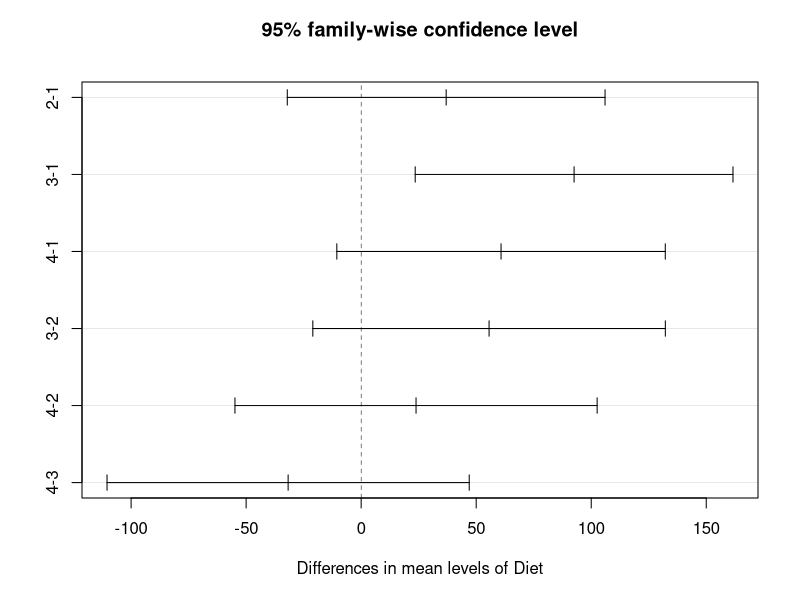
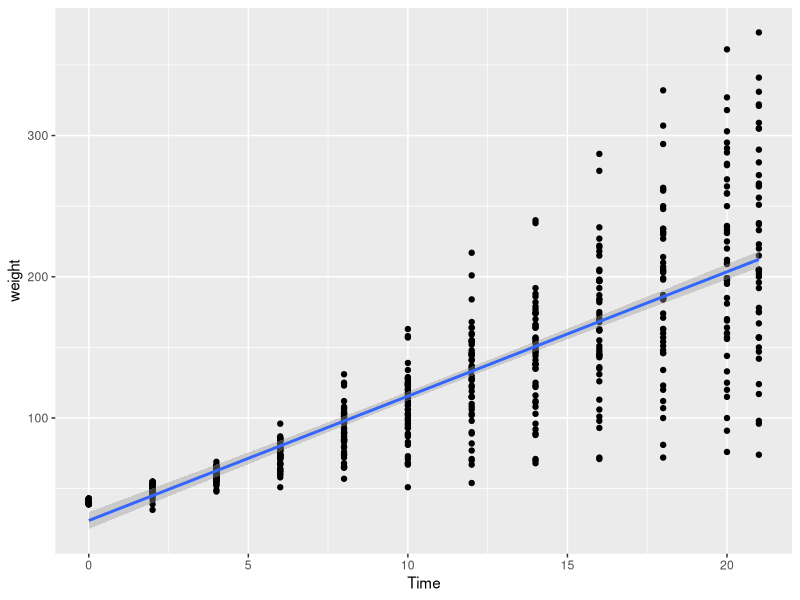
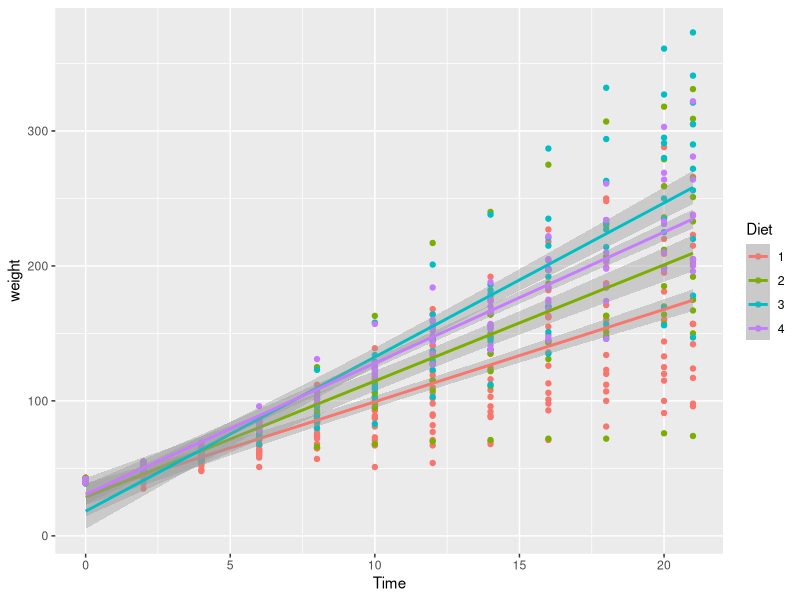
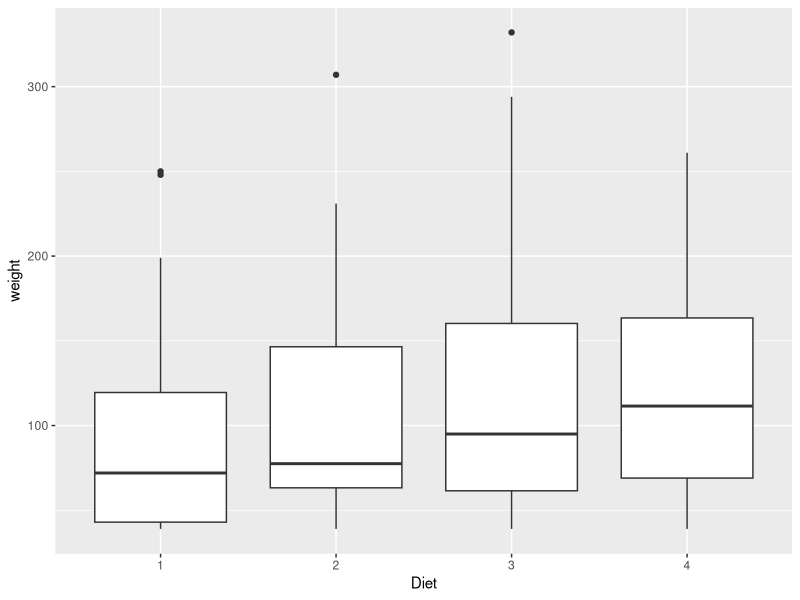
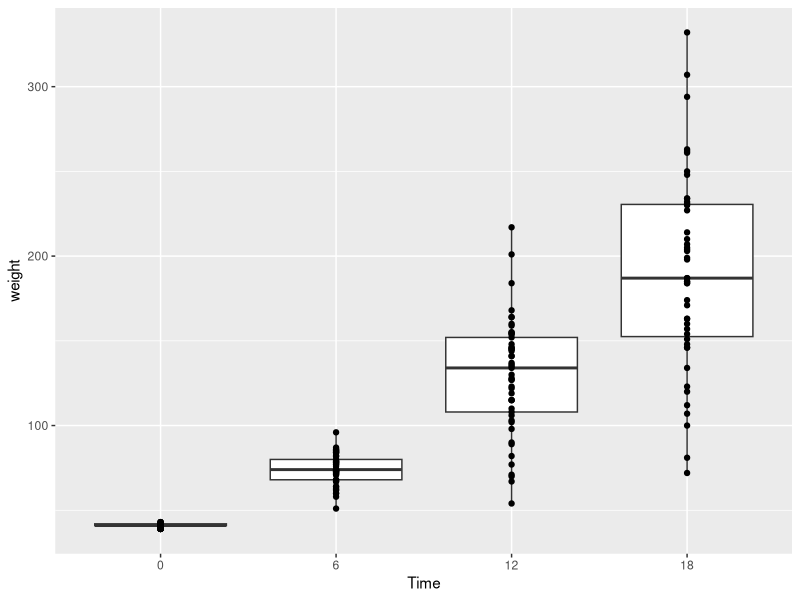
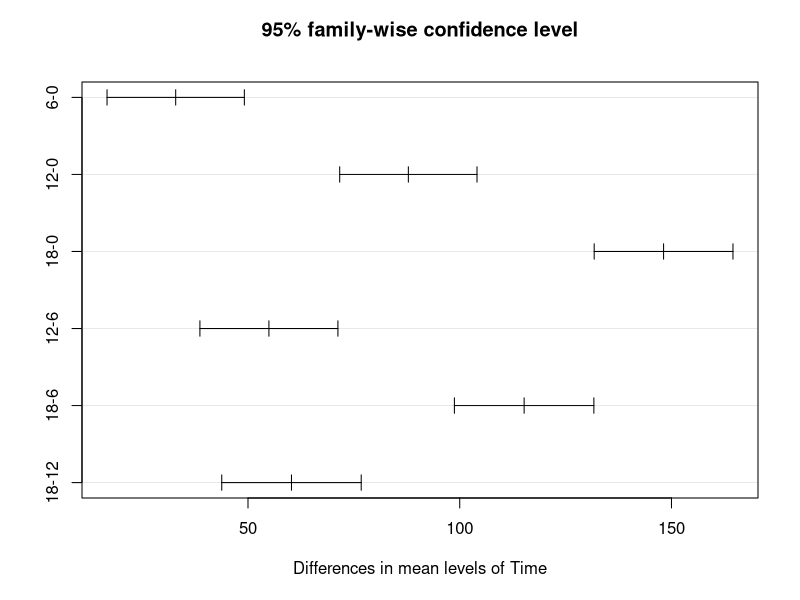

The R script that drew these images, in order:
# Stuff here...

# Load library
library(tidyverse)

chicks <- ChickWeight

chicks.aov1 <- aov(weight ~ Diet, data = filter(chicks, Time == 21))
summary(chicks.aov1)

# The ANOVA testing for differences in chicken mass after 21 days of exposure to four diets indicate that diet has a significant effect on growth rate (d.f. = 3, F = 4.7, p < 0.05).

# Tukey post-hoc analysis
TukeyHSD(chicks.aov1)

plot(TukeyHSD(chicks.aov1))

# Analysis of co-variance
# This treats time as a continous co-variate

ggplot(data = chicks, aes(x = Time, y = weight)) +
  geom_point() +
  geom_smooth(method = "lm")

chicks$Diet <- as.factor(chicks$Diet)

chicks.aov2 <- aov(weight ~ Diet * Time, data = chicks)
summary(chicks.aov2)

ggplot(chicks, aes(x = Time, y = weight, group = Diet)) +
  geom_point(aes(col = Diet)) +
  # geom_line(aes(col = Diet, group = Chick)) +
  geom_smooth(method = "lm", aes(col = Diet, group = Diet))


## The easy way
# Research question: does diet have an effect on chicken mass as time progresses?
# H0: The different diets will not have an effect on chicken mass as time progresses.
# H0: The different diets will have an effect on chicken mass as time progresses.
#
# So, we require one cleverly written ANOVA model for the analysis.

str(chicks)
chicks$Time <- as.factor(chicks$Time)

days <- c(0, 6, 12, 18)

chicks_sub <- chicks %>%
  filter(Time %in% days)

aov2 <- aov(weight ~ Diet + Time, data = chicks_sub)
summary(aov2)

# A figure showing the effect of the fctor called "Diet"

ggplot(data = chicks_sub, aes(x = Diet, y = weight)) +
  geom_boxplot()

# Okay, but which diet results in the heaviest chicks? So, do a TukeyHSD:
TukeyHSD(aov2, which = "Diet")

# Okay, how does time have an influence on the chicks' mass?
ggplot(data = chicks_sub, aes(x = Time, y = weight)) +
  geom_boxplot() +
  geom_point()

TukeyHSD(aov2, which = "Time")
plot(TukeyHSD(aov2, which = "Time"))

aov3 <- aov(weight ~ Diet * Time, data = chicks_sub)
summary(aov3)

TukeyHSD(aov3)
